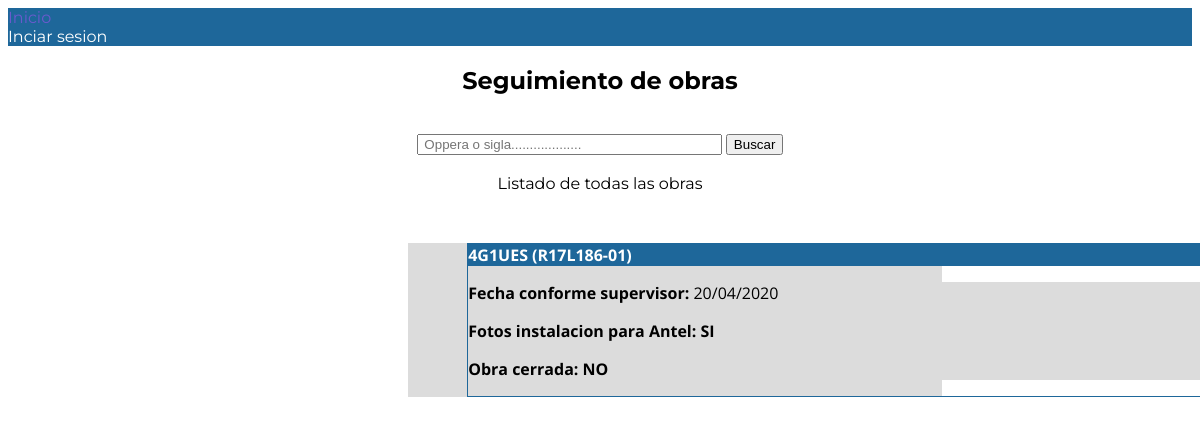
The page /manager/workdetail/82/ on the database its author committed.
### manager/models.py (models this page shows)
class WorkSheet(models.Model):
    site = models.CharField(verbose_name = 'Sigla', max_length = 12)
    oppera = models.CharField(verbose_name = 'No. Oppera', max_length =  10)
    cs_date = models.DateField(verbose_name = 'Fecha CS',null = True)
    cs_comments = models.CharField(verbose_name = 'Comentarios sobre CS', null = True , blank = True, max_length = 200)
    pendings_date = models.DateField(verbose_name = 'Fecha SA',null = True, blank = True)
    claim_date = models.DateField(verbose_name = 'Fecha reclamo pendientes',null = True, blank = True)
    asp = models.CharField(verbose_name = 'ASP responsable', max_length = 15, null = True , blank = True)
    claim_pending_comments = models.CharField(verbose_name = 'Cometarios sobre el reclamo a ASP', null = True , blank = True, max_length = 200)
    ca_date = models.DateField(verbose_name = 'Fecha CA',null = True, blank = True)
    ca_comments = models.CharField(verbose_name = 'Comentarios sobre CA', null = True , blank = True, max_length = 200)
    SERVER_PICS = (
        ('s','Si'),
        ('n','No')
    )
    ca_pics_link = models.CharField(max_length = 1, choices = SERVER_PICS, blank = True, null = True, verbose_name = 'Fotos para servidor de Antel')
    pend_type = models.ManyToManyField(PendType, verbose_name = 'Tipo de pendiente', blank = True)
    CLOSED = (
        ('s','Si'),
        ('n','No')
    )
    closed = models.CharField(max_length = 1, choices = CLOSED, blank = True, default = 'n', verbose_name = 'Obra cerrada')
    SIDE = (
        ('a','Antel'),
        ('e','Ericsson')
    )
    pend_side = models.CharField(max_length = 1, choices = SIDE, blank = True, default = 'a', verbose_name = 'Responsable de contestar')
    class Meta:
        ordering = ['-cs_date']

### manager/views.py (the view)
# urls.py: path('workdetail/<int:pk>/',views.ViewWorkDetail.as_view(), name = 'work-detail'),
class ViewWorkDetail(generic.DetailView):
    model = WorkSheet

### templates/manager/worksheet_detail.html (shortened to what this page needs)
{% extends "base_generic.html" %}
{% load static %}
{% block content %}
<div id="wrapper2">
    <div id=tabla1>
        <div id=cabtab1>
            {{ worksheet.site }} ({{ worksheet.oppera }})
        </div>
        <div id=cuerpotab1>
            <p>{% if worksheet.cs_date %}<strong>Fecha conforme supervisor: </strong>{{ worksheet.cs_date|date:"d/m/Y"}}<br>{% endif %}</p>
            <p>{% if worksheet.ca_pics_link == 'n' %}
                <strong>Fotos instalacion para Antel: NO </strong>
                {% elif worksheet.ca_pics_link == 's'  %}
                <strong>Fotos instalacion para Antel: SI</strong>
                {% else %}
                <strong>Fotos instalacion para Antel: Sin especificar</strong>
                <br>{% endif %}</p>
            <p>{% if worksheet.closed == 'n' %}<strong>Obra cerrada: NO </strong> {% else %} <strong>Obra cerrada: SI </strong><br>{% endif %}</p>
        </div>
    </div>
</div>
{% endblock %}

### manager/static/css/styles.css (style rules this page uses)
body { font-family: 'Montserrat'; color: black; }
#wrapper2 { max-width: 1500px; margin: 50px 250px 250px 400px; padding: 0 5% ; text-align: left; font-family: 'Open Sans'; background-color: gainsboro; }
#tabla1 { border: 1px solid #1E679A; width: 750px; }
#cabtab1 { background-color: #1E679A; font-weight: bold; color: #ffffff; padding: 1 1 1 1px; }
#cuerpotab1 { padding: 4 4 4 4px; background-color: gainsboro; }

### rows shown on the page
WorkSheet: site "4G1UES", oppera "R17L186-01", cs_date "20/04/2020"
